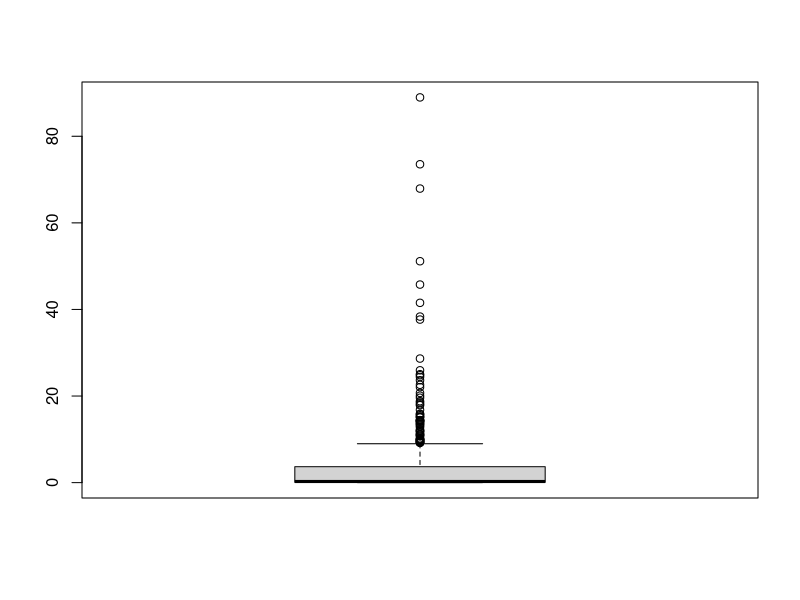
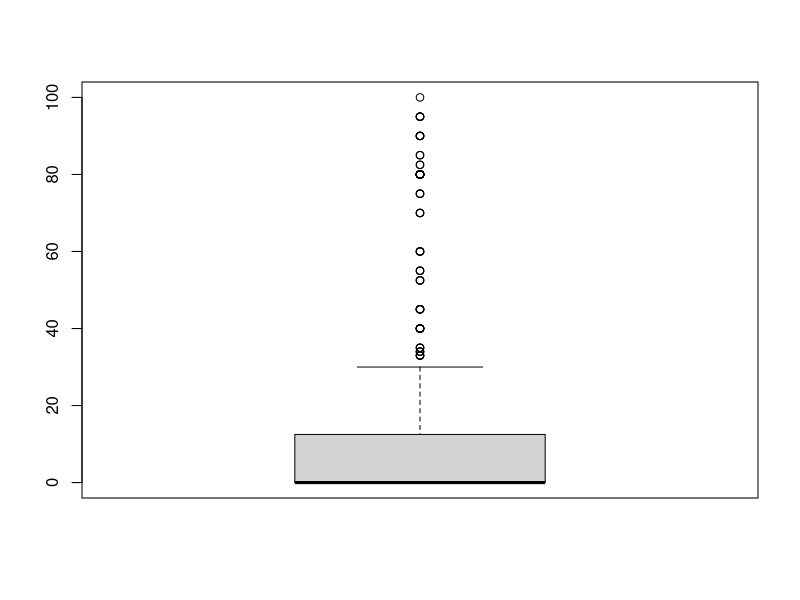
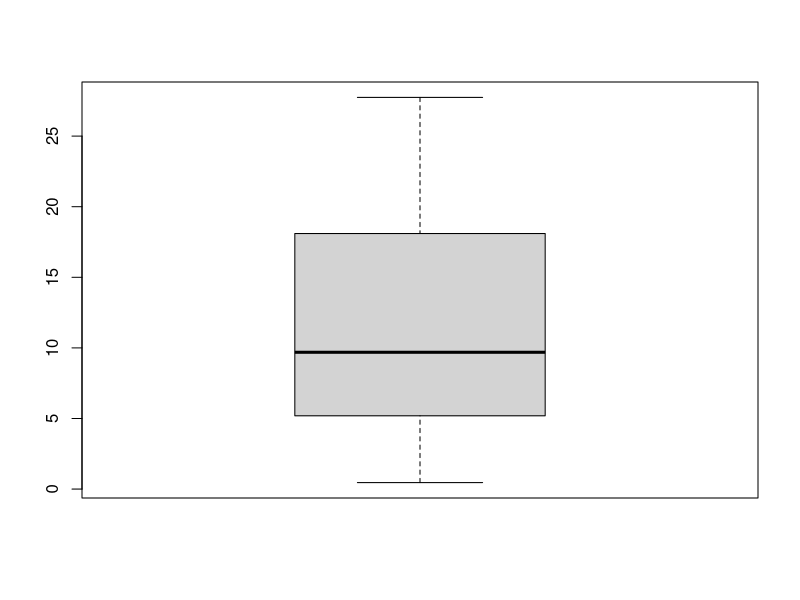
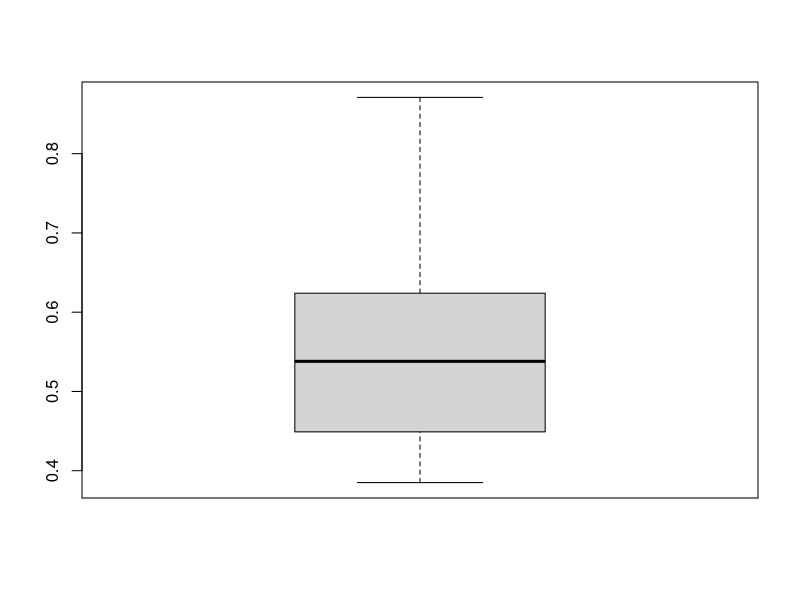
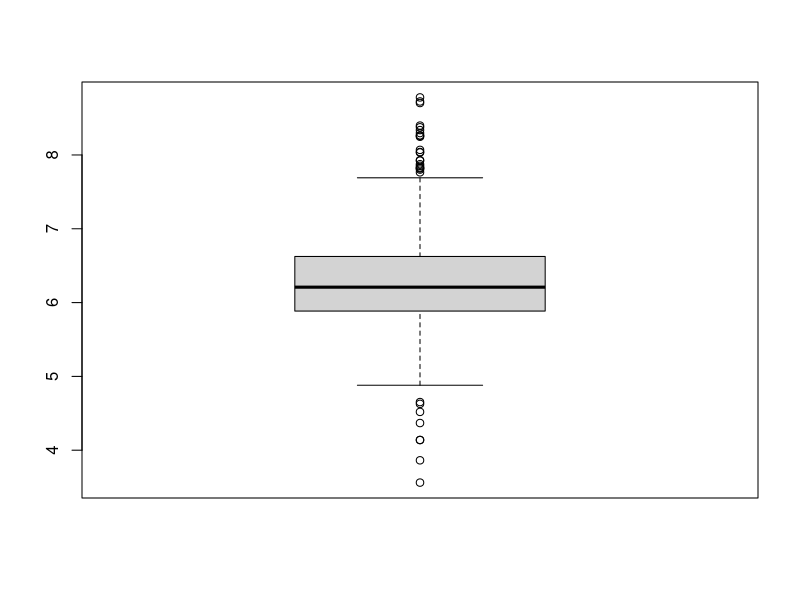
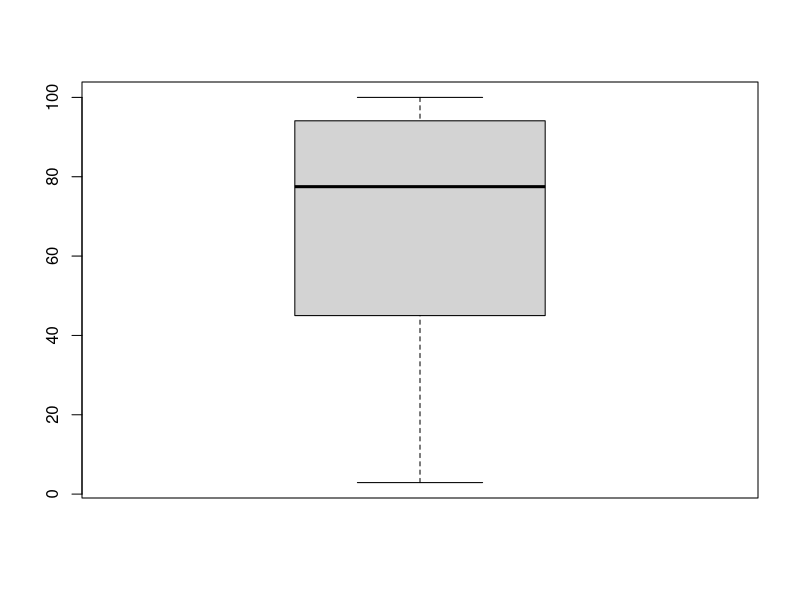
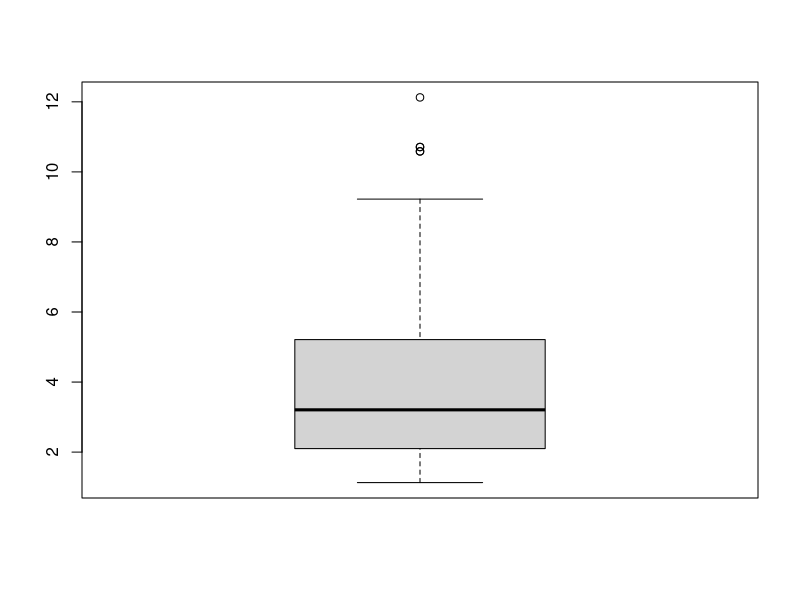
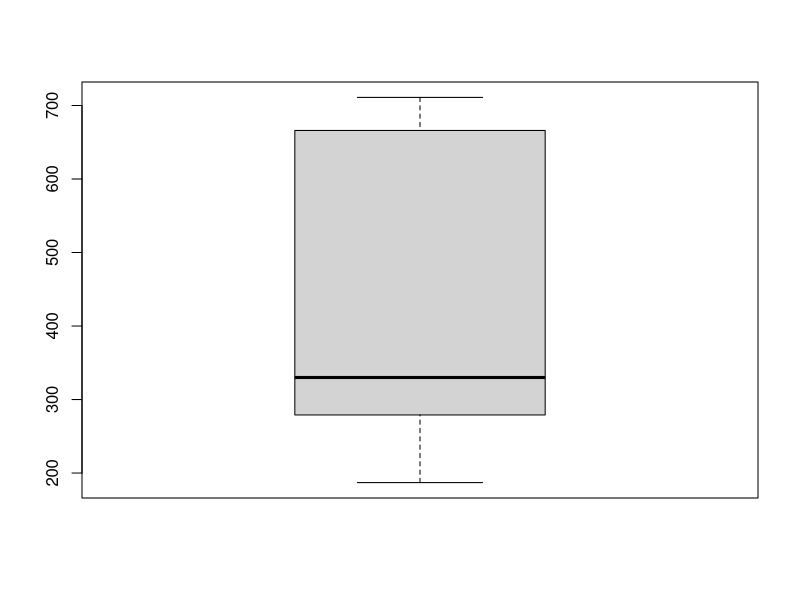

Reproduce these figures in R, in order.
## ---- chunk 1
# access the MASS package
library(MASS)
# load the data
data("Boston")
# explore the dataset
str(Boston)
dim(Boston)
## ---- chunk 2
summary(Boston)
#summaries are interpreted along with appropriate graphics of all the continuous variables
boxplot(Boston$crim)
boxplot(Boston$zn)
boxplot(Boston$indus)
boxplot(Boston$nox)
boxplot(Boston$rm)
boxplot(Boston$age)
boxplot(Boston$dis)
boxplot(Boston$tax)
boxplot(Boston$ptratio)
boxplot(Boston$black)
boxplot(Boston$lstat)
boxplot(Boston$medv)

## ---- chunk 3
library(corrplot)
library(tidyr)

# calculate the correlation matrix and round it
cor_matrix<-cor(Boston) %>% round(digits = 2)

# print the correlation matrix
cor_matrix

# visualize the correlation matrix
corrplot(cor_matrix, method="circle", type="upper", cl.pos="b", tl.pos="d", tl.cex = 0.6)

# plot matrix of the variables
pairs(Boston)


## ---- chunk 4
# center and standardize variables
boston_scaled <- scale(Boston)

# summaries of the scaled variables
summary(boston_scaled)

# class of the boston_scaled object
class(boston_scaled)

# change the object to data frame
boston_scaled <- as.data.frame(boston_scaled)
## ---- chunk 5
# summary of the scaled crime rate
summary(boston_scaled$crim)
# create a quantile vector of crim and print it
bins <- quantile(boston_scaled$crim)
bins

# create a categorical variable 'crime'
crime <- cut(boston_scaled$crim, breaks = bins, include.lowest = TRUE, labels = c("low", "med_low", "med_high", "high"))

# look at the table of the new factor crime
table(crime)

# remove original crim from the dataset
boston_scaled <- dplyr::select(boston_scaled, -crim)

# add the new categorical value to scaled data
boston_scaled <- data.frame(boston_scaled, crime)

#Dividing the dataset to train and test sets, so that 80% of the data belongs to the train set

# number of rows in the Boston dataset 
n <- nrow(boston_scaled)

# choose randomly 80% of the rows
ind <- sample(n,  size = n * 0.8)

# create train set
train <- boston_scaled[ind,]

# create test set 
test <- boston_scaled[-ind,]

# save the correct classes from test data
correct_classes <- test$crime

# remove the crime variable from test data
test <- dplyr::select(test, -crime)

## ---- chunk 6
# MASS and train are available
library(MASS)

# linear discriminant analysis
lda.fit <- lda(crime ~ ., data = train)

# print the lda.fit object
lda.fit

# the function for lda biplot arrows
lda.arrows <- function(x, myscale = 1, arrow_heads = 0.1, color = "orange", tex = 0.75, choices = c(1,2)){
  heads <- coef(x)
  arrows(x0 = 0, y0 = 0, 
         x1 = myscale * heads[,choices[1]], 
         y1 = myscale * heads[,choices[2]], col=color, length = arrow_heads)
  text(myscale * heads[,choices], labels = row.names(heads), 
       cex = tex, col=color, pos=3)
}

# target classes as numeric
classes <- as.numeric(train$crime)

# plot the lda results
plot(lda.fit, dimen = 2, col = classes, pch = classes)
lda.arrows(lda.fit, myscale = 1)

## ---- chunk 7
# predict classes with test data
lda.pred <- predict(lda.fit, newdata = test)

# cross tabulate the results
table(correct = correct_classes, predicted = lda.pred$class)

## ---- chunk 8
# load the data again
data("Boston")
str(Boston)
summary(Boston)
dim(Boston)

#standardizing the data
boston_scaled2 <- scale(Boston)
boston_scaled2 <- as.data.frame(boston_scaled2)
summary(boston_scaled2)

# euclidean distance matrix
dist_eu <- dist(boston_scaled2)

# look at the summary of the distances
summary(dist_eu)

# manhattan distance matrix
dist_man <- dist(boston_scaled2, method = 'manhattan')

# look at the summary of the distances
summary(dist_man) 




## ---- chunk 9

# k-means clustering
km <-kmeans(Boston, centers = 3)
# plot the Boston dataset with clusters
pairs(Boston, col = km$cluster)



